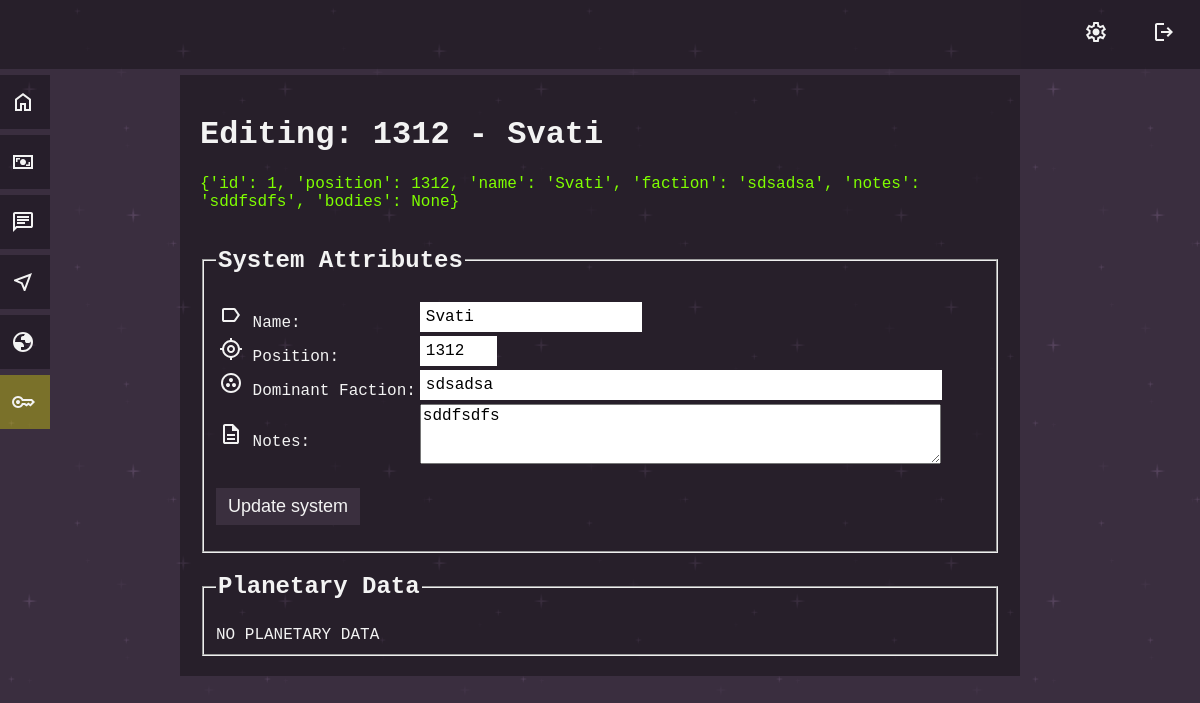
Screenshot of /edit_system/1 (signed in) with the database file from the repository.
### tables this page shows
CREATE TABLE systems (
id INTEGER PRIMARY KEY AUTOINCREMENT NOT NULL,
position INT NOT NULL,
name TEXT NOT NULL,
faction TEXT,
notes TEXT,
bodies JSON
);

### app.py (the view)
@app.route("/edit_system/<int:system_id>", methods=['GET', 'POST'])
@login_required
def edit_system(system_id):
    if request.method == 'POST':
        if not request.form.get("edit_system_name"):
            return render_template("error.html", error_message="No system name submitted")
        elif not request.form.get("edit_system_position"):
            return render_template("error.html", error_message="No system position submitted")
        elif not request.form.get("edit_system_faction"):
            return render_template("error.html", error_message="No system faction submitted")
        elif not request.form.get("edit_system_notes"):
            return render_template("error.html", error_message="No system notes/description submitted")
        system_name = str(request.form.get("edit_system_name"))
        system_position = request.form.get("edit_system_position")
        try:
            system_position = int(request.form.get("edit_system_position"))
        except ValueError:
            return render_template("error.html", error_message="system coordinates formatted incorrectly")
        if system_position < 0 or system_position > 9999:
            return render_template("error.html", error_message="system coordinates outside operating parameters")
        system_coordinates_db = db.execute("SELECT position FROM systems WHERE NOT id = ?", system_id)
        existing_system_coordinates = []
        for position in system_coordinates_db:
            existing_system_coordinates.append(position['position'])
        if system_position in existing_system_coordinates:
            return render_template("error.html", error_message="system already exists in location")
        system_faction = str(request.form.get("edit_system_faction"))
        system_notes = str(request.form.get("edit_system_notes"))
        results = system_name + "<br />" + str(system_position) + "<br />" + system_faction + "<br />" + system_notes
        return results
    else:
        system_db = db.execute("SELECT id FROM systems")
        existing_systems = []
        for system in system_db:
            existing_systems.append(system['id'])
        if system_id not in existing_systems:
            return render_template("error.html", error_message="NO SUCH SYSTEM")
        else:
            edited_system = db.execute("SELECT * FROM systems WHERE id = ?", system_id)[0]
        return render_template("edit_system.html", edited_system=edited_system)

### app.py (called while the page is built)
@app.context_processor
def inject_admin_status():
    admin_status = session.get("admin", 0)
    return dict(admin=admin_status)

@app.after_request
def after_request(response):
    response.headers["Cache-Control"] = "no-cache, no-store, must-revalidate"
    response.headers["Expires"] = 0
    response.headers["Pragma"] = "no-cache"
    return response

### helpers.py (called while the page is built)
def login_required(f):
    @wraps(f)
    def decorated_function(*args, **kwargs):
        if session.get("user_id") is None:
            return redirect("/login")
        return f(*args, **kwargs)
    return decorated_function

### templates/edit_system.html (shortened to what this page needs)
{% extends "layout.html" %}
{% block main %}
<h1>Editing: {{ edited_system.position }} - {{ edited_system.name }}</h1>
<p style="color: chartreuse;">
    {{ edited_system }}
</p>
<form action="{{ url_for('edit_system', system_id=edited_system.id) }}" method='POST'>
    <fieldset>
        <legend>
            <h2>System Attributes</h2>
        </legend>
        <table>
            <tr>
                <td>
                    <img src="{{ url_for('static', filename='icon-label.svg') }}" alt="name" />
                    <label for="edit_system_name">
                        Name:
                    </label>
                </td>
                <td>
                    <input autocomplete="off" name="edit_system_name" type="text" id="edit_system_name"
                        value="{{ edited_system.name }}" />
                </td>
            </tr>
            <tr>
                <td>
                    <img src="{{ url_for('static', filename='icon-location.svg') }}" alt="position" />
                    <label for="edit_system_position">
                        Position:
                    </label>
                </td>
                <td>
                    <input autocomplete="off" name="edit_system_position" type="number" min="0000" max="9999"
                        id="edit_system_position" value="{{ edited_system.position }}" />
                </td>
            </tr>
            <tr>
                <td>
                    <img src="{{ url_for('static', filename='icon-faction.svg') }}" alt="faction" />
                    <label for="edit_system_faction">
                        Dominant Faction:
                    </label>
                </td>
                <td>
                    <input autocomplete="off" name="edit_system_faction" type="text" id="edit_system_faction"
                        value="{{ edited_system.faction }}" size="50" />
                </td>
            </tr>
            <tr>
                <td>
                    <img src="{{ url_for('static', filename='icon-document.svg') }}" alt="notes" />
                    <label for="edit_system_notes">
                        Notes:
                    </label>
                </td>
                <td>
                    <textarea id="edit_system_notes" name="edit_system_notes" rows="3" cols="50" class="compose_message"
                        style="resize: vertical;">{{ edited_system.notes }}</textarea>
                </td>
            </tr>
        </table>
        <p>
            <button type="submit" class="ui_button" id="update_system_button">Update system</button>
        </p>
    </fieldset>
</form>
<form action="{{ url_for('edit_planets', system_id=edited_system.id) }}" method='POST'>
    <fieldset>
        <legend>
            <h2>
                Planetary Data
            </h2>
        </legend>
    </fieldset>
</form>
{% endblock %}

### static/style_default.css (style rules this page uses)
body { font-family: "Courier New", Courier, monospace; }
#compose_message, #edit_system_notes { font-family: "Courier New", Courier, monospace; font-size: 16px; }
.ui_button, .warning_button { padding: 8px 12px; font-size: large; text-align: center; cursor: pointer; outline: none; border: none; }
input { border: none; font-size: 16px; font-family: "Courier New", Courier, monospace; padding: 6px; }

### static/colour_scheme_purple.css (style rules this page uses)
body { background-color: #392e40; background-image: url("backdrop/darkPurple.png"); background-repeat: repeat; color: #f3f3f3; }
.ui_button, .warning_button { color: #f3f3f3; background-color: rgba(58, 47, 62, 1); }

### rows the page displays
systems: position "1312", name "Svati", edit_system_name "Svati", edit_system_position "1312", edit_system_faction "sdsadsa", edit_system_notes "sddfsdfs"

### other values shown
{{ edited_system }} "{'id': 1, 'position': 1312, 'name': 'Svati', 'faction': 'sdsadsa', 'notes': 'sddfsdfs', 'bodies': None}"
